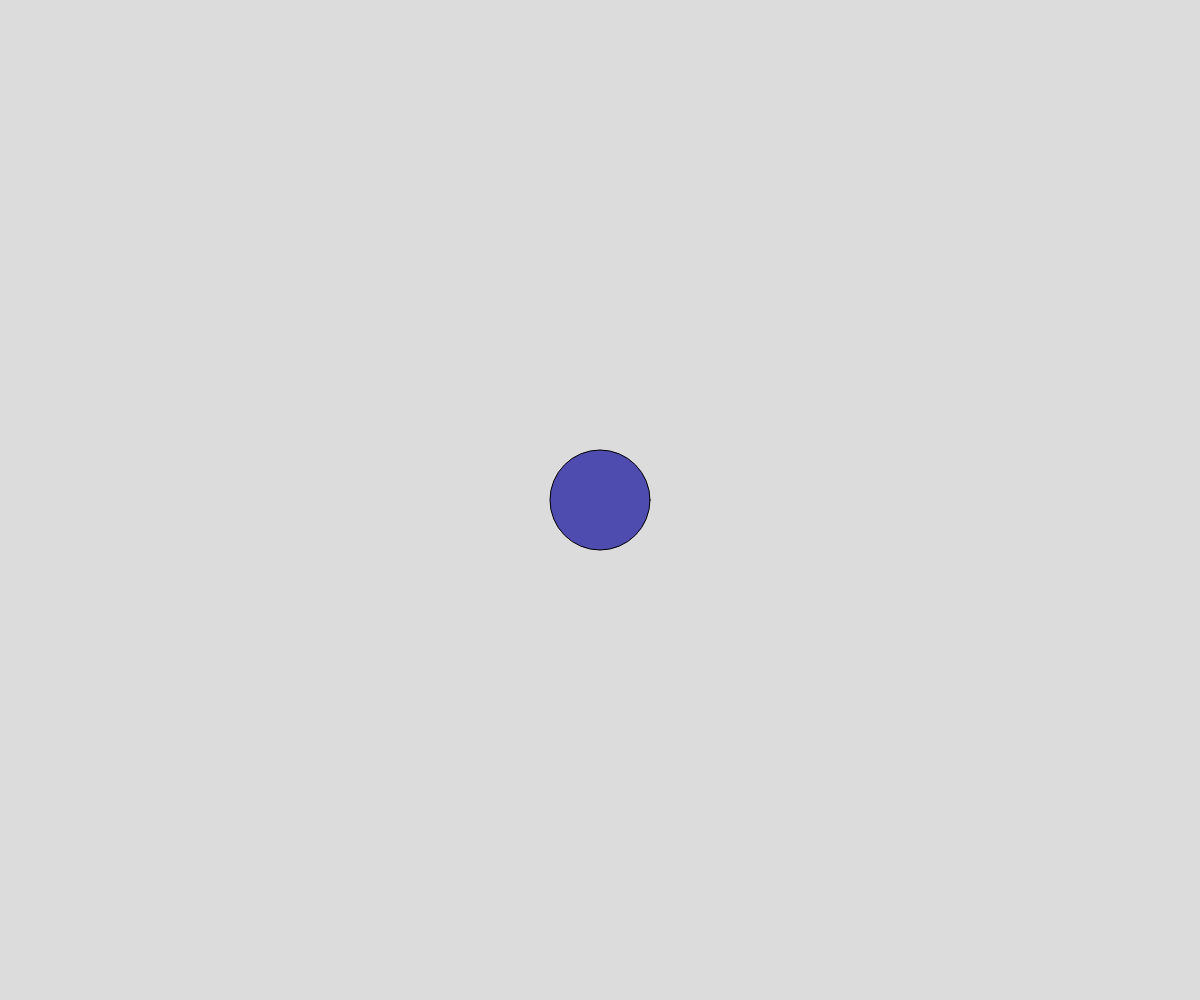
Frame 1 (no input)
Frame 60 (no input): identical to frame 1, image omitted
Frame 120 (the mouse pressed at the canvas centre since frame 60): identical to frame 1, image omitted

The p5.js sketch that drew this single still picture (run headless with seeded random() and noise() and a simulated clock; from frame 60 on, the mouse is pressed at the canvas centre):

// p5.js sketch
// ── sketch.js
//planets n moons
//lookin at classes of thingys and objects n stuff
let myplanet;
function setup() {
  createCanvas(windowWidth, windowHeight);
  myplanet = new Planet(width / 2, height / 2);
}

function draw() {
  background(220);
  myplanet.display();
}
function mouseClicked() {
  if(keyIsPressed && keyCode === SHIFT){
    myplanet = new Planet(mouseX,mouseY);
  }
  else{
    myplanet.createMoon();
  }
}
class Planet {
  constructor(x, y) {
    this.x = x;
    this.y = y;
    this.s = 100;
    this.radius = this.s / 2;
    this.moons = [];
  }
  display() {
    fill(79, 76, 176);
    circle(this.x, this.y, this.s);
    fill('grey');
    for(let m of this.moons){
      m.update();
    }
  }
  createMoon(){
    this.moons.push(new Moon(this.x,this.y));
  }
}
class Moon {
  constructor(x, y) {
    this.x = x;
    this.y = y;
    this.steps = 10;
    this.speed = 5;
  }
  update(){
    this.x += this.speed;
    this.steps--;
    if(this.steps === 0){
      this.steps = 20;
      this.speed *= -1;
    }
    circle(this.x,this.y, 30);
  }
}
